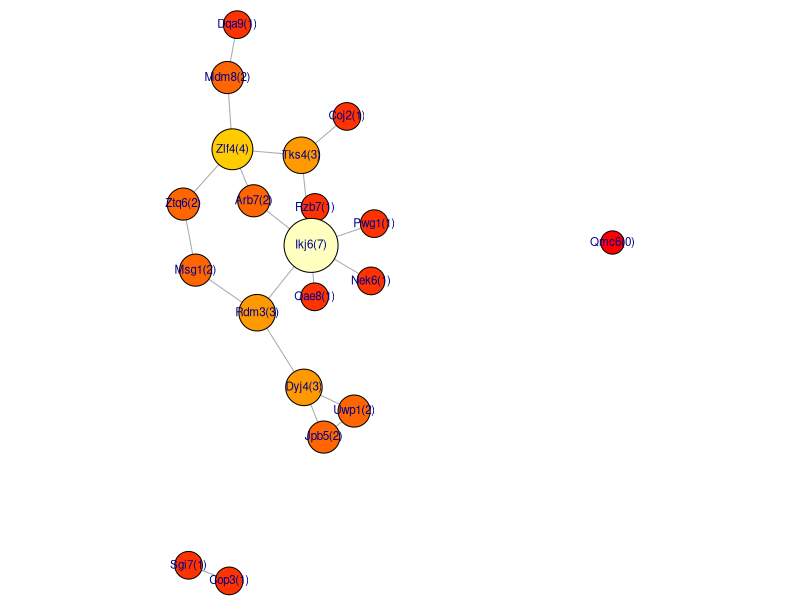
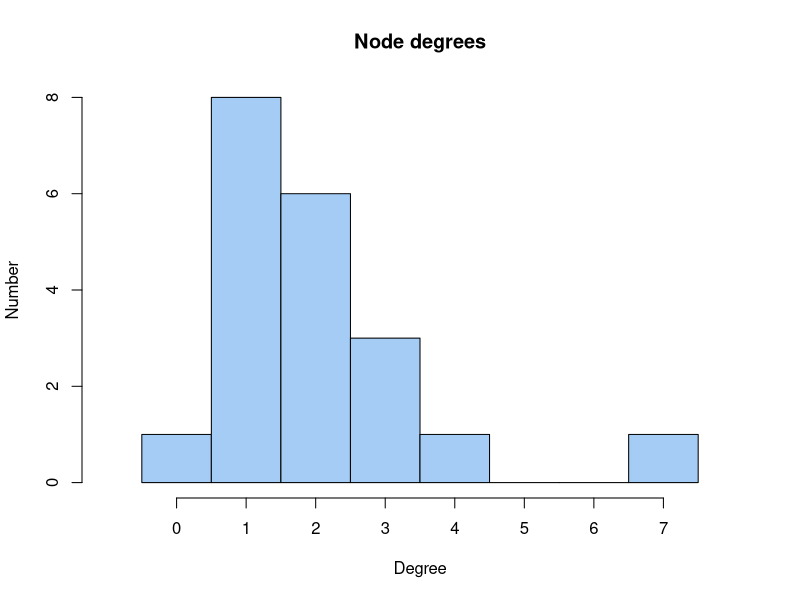
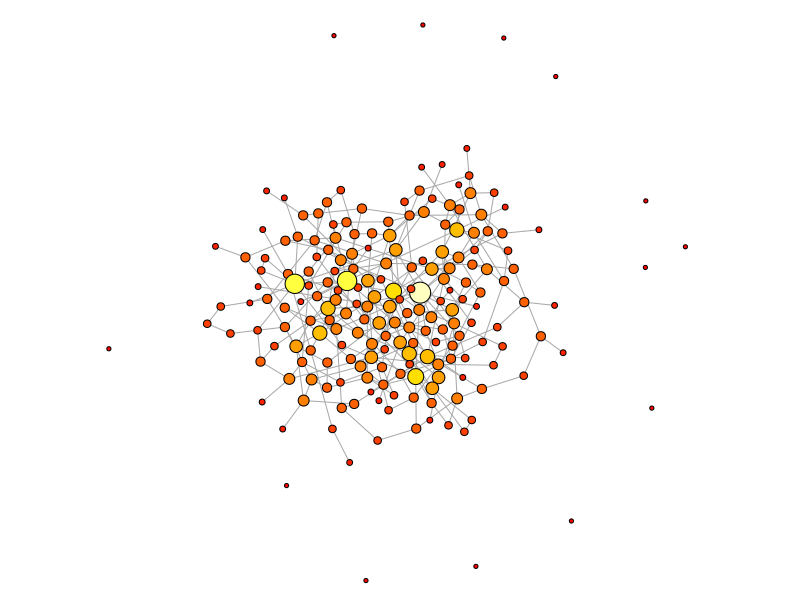
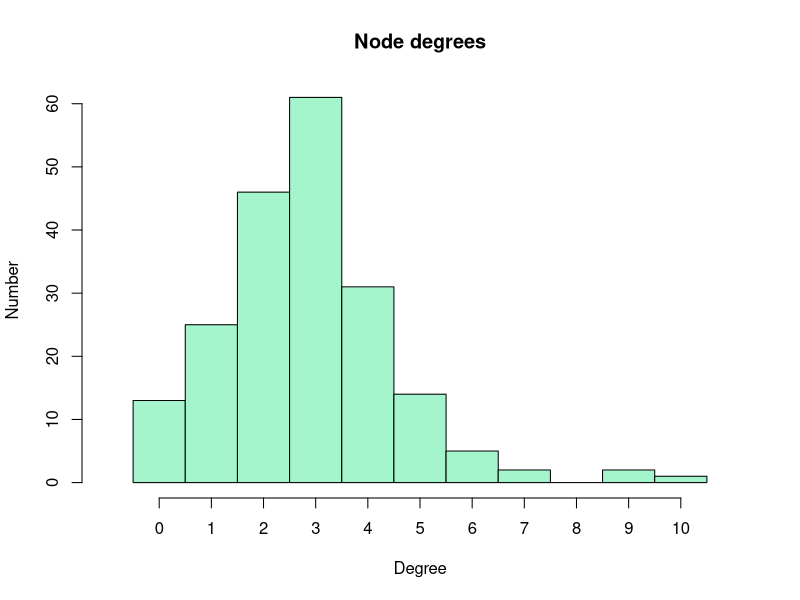
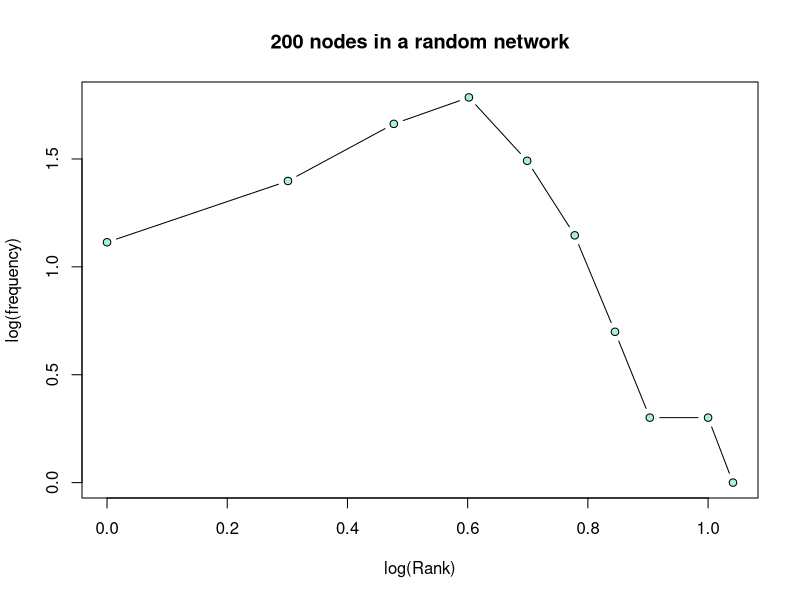
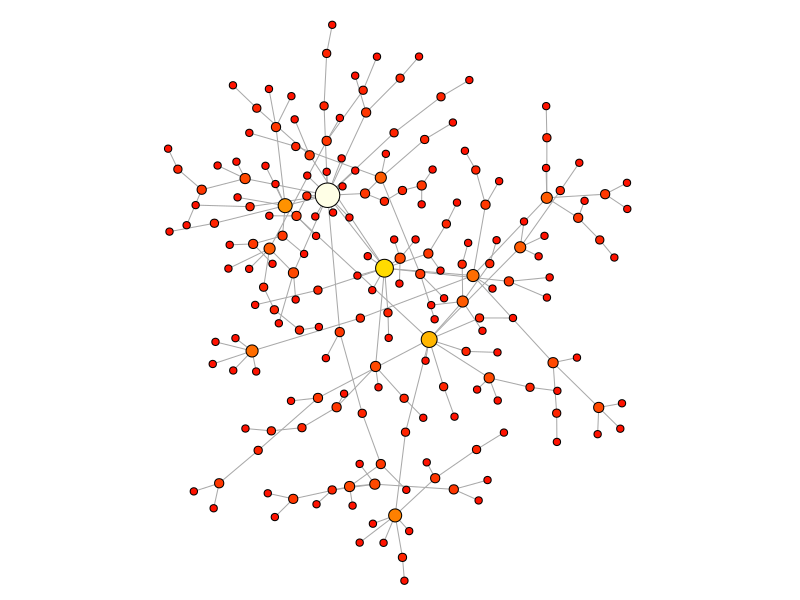
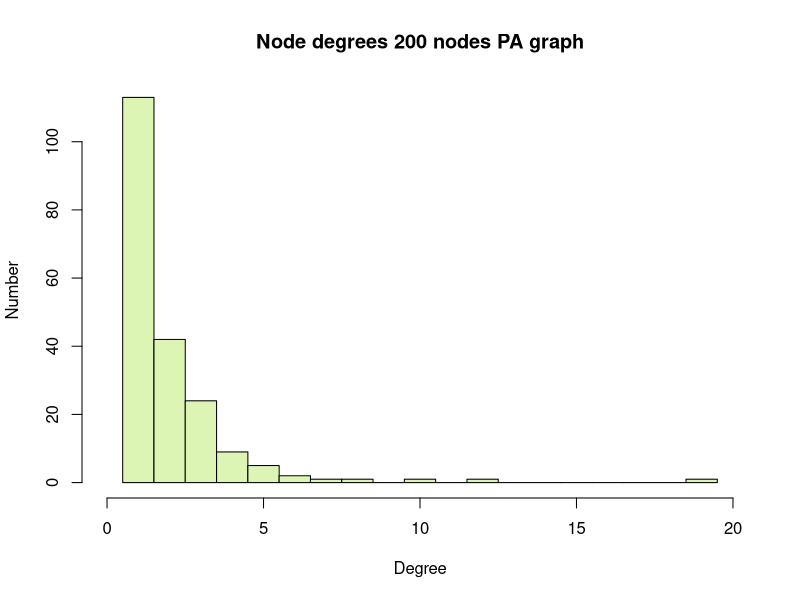
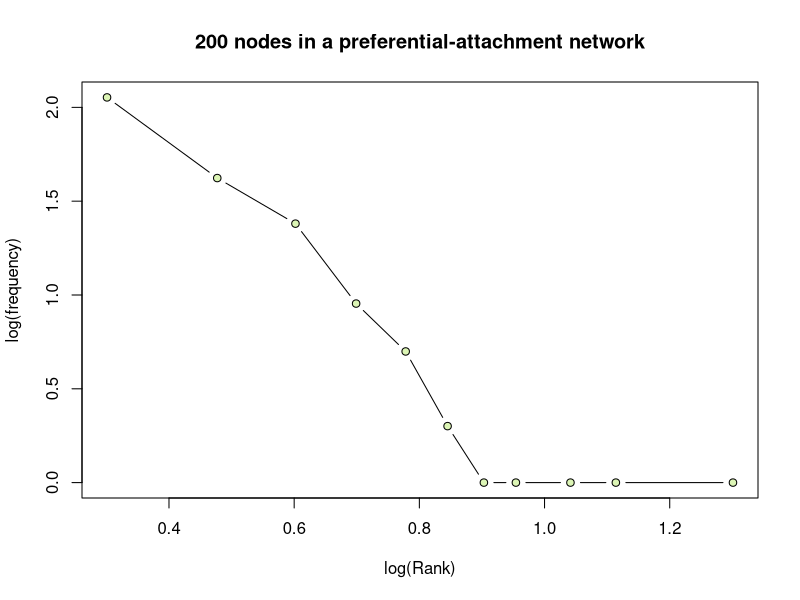

Generate these figures, in order, with R:
# FND-MAT-Graphs_and_networks.R
#
# Purpose:  A Bioinformatics Course:
#              R code accompanying the FND-MAT-Graphs_and_networks unit.
#
# Version:  1.0
#
# Date:     2017  10  06
# Author:   Boris Steipe (boris.steipe@utoronto.ca)
#
# Versions:
#           1.0    First final version for learning units.
#           0.1    First code copied from 2016 material.
#
#
# TODO:
#
#
# == DO NOT SIMPLY  source()  THIS FILE! =======================================
#
# If there are portions you don't understand, use R's help system, Google for an
# answer, or ask your instructor. Don't continue if you don't understand what's
# going on. That's not how it works ...
#
# ==============================================================================


#TOC> ==========================================================================
#TOC> 
#TOC>   Section  Title                                  Line
#TOC> ------------------------------------------------------
#TOC>   1        Review                                   52
#TOC>   2        DEGREE DISTRIBUTIONS                    201
#TOC>   2.1      Random graph                            207
#TOC>   2.2      scale-free graph (Barabasi-Albert)      251
#TOC>   2.3      Random geometric graph                  313
#TOC>   3        A CLOSER LOOK AT THE igraph PACKAGE     433
#TOC>   3.1      Basics                                  436
#TOC>   3.2      Components                              508
#TOC>   4        RANDOM GRAPHS AND GRAPH METRICS         527
#TOC>   4.1      Diameter                                562
#TOC>   5        GRAPH CLUSTERING                        630
#TOC> 
#TOC> ==========================================================================


# =    1  Review  ==============================================================

# This tutorial covers basic concepts of graph theory and analysis in R. Make
# sure you have pulled the latest version of the project from the GitHub
# repository, and that you have typed init() to load some utility functions and
# data.

# Let's explore some of the basic ideas of graph theory by starting with a small
# random graph.


# To begin let's write a little function that will create random "gene" names;
# there's no particular purpose to this other than to make our graphs look a
# little more "biological ...
makeRandomGenenames <- function(N) {
  nam <- character()
  while (length(nam) < N) {
    a <- paste0(c(sample(LETTERS, 1), sample(letters, 2)),
                collapse="") # one uppercase, two lowercase letters
    n <- sample(1:9, 1)      # one number
    nam[length(nam) + 1] <- paste(a, n, sep="") # store in vector
    nam <- unique(nam)   # delete if this was a duplicate
  }
  return(nam)
}

N <- 20

set.seed(112358)
(Nnames <- makeRandomGenenames(N))

# One way to represent graphs in a computer is as an "adjacency matrix". In this
# matrix, each row and each column represents a node, and the cell at the
# intersection of a row and column contains a value/TRUE if there is an edge,
# 0/FALSE otherwise.

# Let's create an adjacency matrix for random graph: let's say a pair of nodes
# has probability p <- 0.1 to have an edge, and our graph is symmetric , i.e. it
# is an undirected graph, and it has neither self-edges, i.e. loops, nor
# multiple edges between the same nodes, i.e. it is a "simple" graph. We use our
# the Nnames vector as node labels.

makeRandomAM <- function(nam, p = 0.1) {
  # Make a random adjacency matrix for a set of nodes with edge probability p
  # Parameters:
  #   nam: a character vector of unique node names.
  #   p:   probability that a random pair of nodes will have an edge.
  #
  # Value: an adjacency matrix for a simple, undirected graph
  #

  N <- length(nam)
  AM <- matrix(numeric(N * N), ncol = N)  # The adjacency matrix
  rownames(AM) <- nam
  colnames(AM) <- nam
  for (iRow in 1:(N-1)) { # Note how we make sure iRow != iCol - this prevents
                          # loops
    for (iCol in (iRow+1):N) {
      if (runif(1) < p) {     # runif() creates uniform random numbers
                              # between 0 and 1. The expression is TRUE with
                              # probability p. if it is TRUE ...
        AM[iRow, iCol] <- 1   # ... record an edge for the pair (iRow, iCol)
      }
    }
  }
  return(AM)
}

set.seed(112358)
(myRandAM <- makeRandomAM(Nnames, p = 0.09))


# Listing the matrix is not very informative - we should plot this graph. The
# standard package for work with graphs in r is "igraph". We'll go into more
# details of the igraph package a bit later, for now we just use it to plot:

if (! require(igraph, quietly=TRUE)) {
  install.packages("igraph")
  library(igraph)
}
# Package information:
#  library(help = igraph)       # basic information
#  browseVignettes("igraph")    # available vignettes
#  data(package = "igraph")     # available datasets


myG <- graph_from_adjacency_matrix(myRandAM, mode = "undirected")
set.seed(112358)
myGxy <- layout_with_graphopt(myG, charge=0.0012)   # calculate layout coordinates


# The igraph package adds its own function to the collection of plot()
# functions; R makes the selection which plot function to use based on the class
# of the object that we request to plot. This plot function has parameters
#  layout - the x,y coordinates of the nodes;
#  vertex.color - which I define to color by node-degree
#  vertex size - which I define to increase with node-degree
#  vertex.label - which I set to combine the names of the vertices of the
#                 graph - names(V(iG)) - with the node degree - degree(iG).
# See ?igraph.plotting for the complete list of parameters


oPar <- par(mar= rep(0,4)) # Turn margins off
plot(myG,
     layout = myGxy,
     rescale = FALSE,
     xlim = c(min(myGxy[,1]) * 0.99, max(myGxy[,1]) * 1.01),
     ylim = c(min(myGxy[,2]) * 0.99, max(myGxy[,2]) * 1.01),
     vertex.color=heat.colors(max(degree(myG)+1))[degree(myG)+1],
     vertex.size = 1600 + (300 * degree(myG)),
     vertex.label = sprintf("%s(%i)", names(V(myG)), degree(myG)),
     vertex.label.family = "sans",
     vertex.label.cex = 0.7)
par(oPar)  # reset plot window


# The simplest descriptor of a graph are the number of nodes, edges, and the
# degree-distribution. In our example, the number of nodes was given: N; the
# number of edges can easily be calculated from the adjacency matrix. In our
# matrix, we have entered 1 for every edge. Thus we simply sum over the matrix:
sum(myRandAM)

# Is that what you expect?

# What about the degree distribution? We can get that simply by summing over the
# rows and summing over the columns and adding the two vectors.

rowSums(myRandAM) +  colSums(myRandAM) # check this against the plot!

# The function degree() gives the same values
degree(myG)

# Let's  plot the degree distribution in a histogram:
degG <- degree(myG)
brk <- seq(min(degG)-0.5, max(degG)+0.5, by=1)  # define histogram breaks
hist(degG, breaks=brk, col="#A5CCF5",
     xlim = c(-1,8), xaxt = "n",
     main = "Node degrees", xlab = "Degree", ylab = "Number")  # plot histogram
axis(side = 1, at = 0:7)

# Note: I don't _have_ to define breaks, the hist() function usually does so
# quite well, automatically. But for this purpose I want the columns of the
# histogram to represent exactly one node-degree difference.

# A degree distribution is actually quite an important descriptor of graphs,
# since it is very sensitive to the generating mechanism. For biological
# networks, that is one of the key questions we are interested in: how was the
# network formed?

# =    2  DEGREE DISTRIBUTIONS  ================================================

# Let's simulate a few graphs that are a bit bigger to get a better sense of
# their degree distributions:
#

# ==   2.1  Random graph  ======================================================


set.seed(31415927)
my200AM <- makeRandomAM(as.character(1:200), p = 0.015)
myG200 <- graph_from_adjacency_matrix(my200AM, mode = "undirected")
myGxy <- layout_with_graphopt(myG200, charge=0.0001) # calculate layout coordinates

oPar <- par(mar= rep(0,4)) # Turn margins off
plot(myG200,
     layout = myGxy,
     rescale = FALSE,
     xlim = c(min(myGxy[,1]) * 0.99, max(myGxy[,1]) * 1.01),
     ylim = c(min(myGxy[,2]) * 0.99, max(myGxy[,2]) * 1.01),
     vertex.color=heat.colors(max(degree(myG200)+1))[degree(myG200)+1],
     vertex.size = 150 + (60 * degree(myG200)),
     vertex.label = NA)
par(oPar)

# This graph has thirteen singletons and one large, connected component. Many
# biological graphs look approximately like this.

# Calculate degree distributions
dg <- degree(myG200)
brk <- seq(min(dg)-0.5, max(dg)+0.5, by=1)
hist(dg, breaks=brk, col="#A5F5CC",
     xlim = c(-1,11), xaxt = "n",
     main = "Node degrees", xlab = "Degree", ylab = "Number")  # plot histogram
axis(side = 1, at = 0:10)


# Note the pronounced peak of this distribution: this is not "scale-free".
# Here is the log-log plot of frequency vs. degree-rank ...

(freqRank <- table(dg))
plot(log10(as.numeric(names(freqRank)) + 1),
     log10(as.numeric(freqRank)), type = "b",
     pch = 21, bg = "#A5F5CC",
     xlab = "log(Rank)", ylab = "log(frequency)",
     main = "200 nodes in a random network")

# ... which shows us that this does NOT correspond to the single-slope linear
# relationship that we expect for a "scale-free" graph.

# ==   2.2  scale-free graph (Barabasi-Albert)  ================================

# What does one of those intriguing "scale-free" distributions look like? The
# iGraph package has a function to make random graphs according to the
# Barabasi-Albert model of scale-free graphs. It is: sample_pa(), where pa
# stands for "preferential attachment". Preferential attachment is one type of
# process that will yield scale-free distributions.

set.seed(31415927)
GBA <- sample_pa(200, power = 0.8, directed = FALSE)

GBAxy <- layout_with_graphopt(GBA, charge=0.0001) # calculate layout coordinates

oPar <- par(mar= rep(0,4)) # Turn margins off
plot(GBA,
     layout = GBAxy,
     rescale = FALSE,
     xlim = c(min(GBAxy[,1]) * 0.99, max(GBAxy[,1]) * 1.01),
     ylim = c(min(GBAxy[,2]) * 0.99, max(GBAxy[,2]) * 1.01),
     vertex.color=heat.colors(max(degree(GBA)+1))[degree(GBA)+1],
     vertex.size = 200 + (30 * degree(GBA)),
     vertex.label = NA)
par(oPar)

# This is a very obviously different graph! Some biological networks have
# features that look like that - but in my experience the hub nodes are usually
# not that distinct. But then again, that really depends on the parameter
# "power". Play with the "power" parameter and get a sense for what difference
# this makes. Also: note that the graph has only a single component - no
# singletons.

# What's the degree distribution of this graph?
(dg <- degree(GBA))
brk <- seq(min(dg)-0.5, max(dg)+0.5, by=1)
hist(dg, breaks=brk, col="#DCF5B5",
     xlim = c(0,max(dg)+1), xaxt = "n",
     main = "Node degrees 200 nodes PA graph",
     xlab = "Degree", ylab = "Number")
axis(side = 1, at = seq(0, max(dg)+1, by=5))

# Most nodes have a degree of 1, but one node has a degree of 19.

(freqRank <- table(dg))
plot(log10(as.numeric(names(freqRank)) + 1),
     log10(as.numeric(freqRank)), type = "b",
     pch = 21, bg = "#DCF5B5",
     xlab = "log(Rank)", ylab = "log(frequency)",
     main = "200 nodes in a preferential-attachment network")

# Sort-of linear, but many of the higher ranked nodes have a frequency of only
# one. That behaviour smooths out in larger graphs:
#
X <- sample_pa(100000, power = 0.8, directed = FALSE)  # 100,000 nodes
freqRank <- table(degree(X))
plot(log10(as.numeric(names(freqRank)) + 1),
     log10(as.numeric(freqRank)), type = "b",
     xlab = "log(Rank)", ylab = "log(frequency)",
     pch = 21, bg = "#A5F5CC",
     main = "100,000 nodes in a random, scale-free network")
rm(X)


# ==   2.3  Random geometric graph  ============================================

# Finally, let's simulate a random geometric graph and look at the degree
# distribution. Remember: these graphs have a high probability to have edges
# between nodes that are "close" together - an entirely biological notion.

# We'll randomly place our nodes in a box. Then we'll define the
# probability for two nodes to have an edge to be a function of their Euclidian
# distance in the box.

# Here is a function that makes an adjacency matrix for such graphs. iGraph has
# a similar function, sample_grg(), which connects nodes that are closer than a
# cutoff, the function I give you below is a bit more interesting since it
# creates edges according to a probability that is determined by a generalized
# logistic function of the distance. This sigmoidal function gives a smooth
# cutoff and creates more "natural" graphs. Otherwise, the function is very
# similar to the random graph function, except that we output the "coordinates"
# of the nodes together with the adjacency matrix which we then use for the
# layout. list() FTW.
#

makeRandomGeometricAM <- function(nam, B = 25, Q = 0.001, t = 0.6) {
  # Make an adjacency matrix for an undirected random geometric graph from
  #    edges connected with probabilities according to a generalized logistic
  #    function.
  # Parameters:
  #    nam: a character vector of unique names
  #    B, Q, t:   probability that a random pair (i, j) of nodes gets an
  #                 edge determined by a generalized logistic function
  #                 p <- 1 - 1/((1 + (Q * (exp(-B * (x-t)))))^(1 / 0.9)))
  #
  # Value: a list with the following components:
  #        AM$mat : an adjacency matrix
  #        AM$nam : labels for the nodes
  #        AM$x   : x-coordinates for the nodes
  #        AM$y   : y-coordinates for the nodes
  #
  nu <- 1  # probably not useful to change
  AM <- list()
  AM$nam <- nam
  N <- length(AM$nam)
  AM$mat <- matrix(numeric(N * N), ncol = N)  # The adjacency matrix
  rownames(AM$mat) <- AM$nam
  colnames(AM$mat) <- AM$nam
  AM$x <- runif(N) # Randomly place nodes into the unit square
  AM$y <- runif(N)
  for (iRow in 1:(N-1)) { # Same principles as in makeRandomGraph()
    for (iCol in (iRow+1):N) {
      # geometric distance ...
      d <- sqrt((AM$x[iRow] - AM$x[iCol])^2 +
                  (AM$y[iRow] - AM$y[iCol])^2)  # Pythagoras
      # distance dependent probability
      p <- 1 - 1/((1 + (Q * (exp(-B * (d-t)))))^(1 / nu))
      if (runif(1) < p) {
        AM$mat[iRow, iCol] <- 1
      }
    }
  }
  return(AM)
}

# Getting the parameters of a generalized logistic right takes a bit of
# experimenting. If you are interested, you can try a few variations. Or you can
# look up the function at
# https://en.wikipedia.org/wiki/Generalised_logistic_function

# This function computes generalized logistics ...
# genLog <- function(x, B = 25, Q = 0.001, t = 0.5) {
#     # generalized logistic (sigmoid)
#     nu <- 1
#     return(1 - 1/((1 + (Q * (exp(-B * (x-t)))))^(1 / nu)))
# }
#
# ... and this code plots p-values over the distances we could encouter between
# our nodes: from 0 to sqrt(2) i.e. the diagonal of the unit sqaure in which we
# will place our nodes.
# x <- seq(0, sqrt(2), length.out = 50)
# plot(x, genLog(x), type="l", col="#AA0000", ylim = c(0, 1),
#      xlab = "d", ylab = "p(edge)")

# 200 node random geomteric graph
set.seed(112358)
rGAM <- makeRandomGeometricAM(as.character(1:200), t=0.4)


myGRG <- graph_from_adjacency_matrix(rGAM$mat, mode = "undirected")

oPar <- par(mar= rep(0,4)) # Turn margins off
plot(myGRG,
     layout = cbind(rGAM$x, rGAM$y), # use our node coordinates for layout,
     rescale = FALSE,
     xlim = c(min(rGAM$x) * 0.9, max(rGAM$x) * 1.1),
     ylim = c(min(rGAM$y) * 0.9, max(rGAM$y) * 1.1),
     vertex.color=heat.colors(max(degree(myGRG)+1))[degree(myGRG)+1],
     vertex.size = 0.1 + (0.2 * degree(myGRG)),
     vertex.label = NA)
par(oPar)

# degree distribution:
(dg <- degree(myGRG))
brk <- seq(min(dg) - 0.5, max(dg) + 0.5, by = 1)
hist(dg, breaks = brk, col = "#FCC6D2",
     xlim = c(0, 25), xaxt = "n",
     main = "Node degrees: 200 nodes RG graph",
     xlab = "Degree", ylab = "Number")
axis(side = 1, at = c(0, min(dg):max(dg)))

# You'll find that this is kind of in-between the random, and the scale-free
# graph. We do have hubs, but they are not as extreme as in the scale-free case;
# and we have have no singletons, in contrast to the random graph.

(freqRank <- table(dg))
plot(log10(as.numeric(names(freqRank)) + 1),
     log10(as.numeric(freqRank)), type = "b",
     pch = 21, bg = "#FCC6D2",
     xlab = "log(Rank)", ylab = "log(frequency)",
     main = "200 nodes in a random geometric network")



# =    3  A CLOSER LOOK AT THE igraph PACKAGE  =================================


# ==   3.1  Basics  ============================================================

# The basic object of the igraph package is a graph object. Let's explore the
# first graph some more, the one we built with our random gene names:
summary(myG)

# This output means: this is an IGRAPH graph, with U = UN-directed edges
#  and N = named nodes, that has 20 nodes and 20 edges. For details, see
?print.igraph

mode(myG)
class(myG)

# This means an igraph graph object is a special list object; it is opaque in
# the sense that a user is never expected to modify its components directly, but
# through a variety of helper functions which the package provides. There are
# many ways to construct graphs - from adjacency matrices, as we have just done,
# from edge lists, or by producing random graphs according to a variety of
# recipes, called _games_ in this package.

# Two basic functions retrieve nodes "Vertices", and "Edges":
V(myG)
E(myG)

# additional properties can be retrieved from the Vertices ...
V(myG)$name


# As with many R objects, loading the package provides special functions that
# can be accessed via the same name as the basic R functions, for example:

print(myG)
plot(myG)  # this is the result of default plot parameters

# ... where plot() allows the usual flexibility of fine-tuning the plot. We
# first layout the node coordinates with the Fruchtermann-Reingold algorithm - a
# force-directed layout that applies an ettractive potential along edges (which
# pulls nodes together) and a repulsive potential to nodes (so they don't
# overlap). Note the use of the degree() function to color and scale nodes and
# labels by degree and the use of the V() function to retrieve the vertex names.
# See ?plot.igraph for details."

# Plot with some customizing parameters
oPar <- par(mar= rep(0,4)) # Turn margins off
plot(myG,
     layout = layout_with_fr(myG),
     vertex.color=heat.colors(max(degree(myG)+1))[degree(myG)+1],
     vertex.size = 9 + (2 * degree(myG)),
     vertex.label.cex = 0.5 + (0.05 * degree(myG)),
     edge.width = 2,
     vertex.label = V(myG)$name,
     vertex.label.family = "sans",
     vertex.label.cex = 0.9)
par(oPar)

# ... or with a different layout:
oPar <- par(mar= rep(0,4)) # Turn margins off
plot(myG,
     layout = layout_in_circle(myG),
     vertex.color=heat.colors(max(degree(myG)+1))[degree(myG)+1],
     vertex.size = 9 + (2 * degree(myG)),
     vertex.label.cex = 0.5 + (0.05 * degree(myG)),
     edge.width = 2,
     vertex.label = V(myG)$name,
     vertex.label.family = "sans",
     vertex.label.cex = 0.9)
par(oPar)

# igraph has a large number of graph-layout functions: see
# ?layout_  and try them all.


# ==   3.2  Components  ========================================================

# The igraph function components() tells us whether there are components of the
# graph in which there is no path to other components.
components(myG)

# In the _membership_ vector, nodes are annotated with the index of the
# component they are part of. Sui7 is the only node of component 2, Cyj1 is in
# the third component etc. This is perhaps more clear if we sort by component
# index
sort(components(myG)$membership, decreasing = TRUE)

# Retrieving e.g. the members of the first component from the list can be done by subsetting:

(sel <- components(myG)$membership == 1)  # boolean vector ..
(c1 <- components(myG)$membership[sel])
names(c1)


# =    4  RANDOM GRAPHS AND GRAPH METRICS  =====================================


# Let's explore some of the more interesting, topological graph measures. We
# start by building a somewhat bigger graph. We aren't quite sure whether
# biological graphs are small-world, or random-geometric, or
# preferential-attachment ... but igraph has ways to simulate the basic ones
# (and we could easily simulate our own). Look at the following help pages:

?sample_gnm                # see also sample_gnp for the Erdös-Rényi models
?sample_smallworld         # for the Watts & Strogatz model
?sample_pa                 # for the Barabasi-Albert model

# But note that there are many more sample_ functions. Check out the docs!

# Let's look at betweenness measures for our first graph. Here: the nodes again
# colored by degree. Degree centrality states: nodes of higher degree are
# considered to be more central. And that's also the way the force-directed
# layout drawas them, obviously.

set.seed(112358)
myGxy <- layout_with_fr(myG)   # calculate layout coordinates
oPar <- par(mar= rep(0,4)) # Turn margins off
plot(myG,
     layout = myGxy,
     rescale = FALSE,
     xlim = c(min(myGxy[,1]) * 0.99, max(myGxy[,1]) * 1.01),
     ylim = c(min(myGxy[,2]) * 0.99, max(myGxy[,2]) * 1.01),
     vertex.color=heat.colors(max(degree(myG)+1))[degree(myG)+1],
     vertex.size = 20 + (10 * degree(myG)),
     vertex.label = V(myG)$name,
     vertex.label.family = "sans",
     vertex.label.cex = 0.8)
par(oPar)

# ==   4.1  Diameter  ==========================================================

diameter(myG)  # The diameter of a graph is its maximum length shortest path.

# let's plot this path: here are the nodes ...
get_diameter(myG)

# ... and we can get the x, y coordinates from iGxy by subsetting with the node
# names. The we draw the diameter-path with a transparent, thick pink line:
lines(myGxy[get_diameter(myG),], lwd=10, col="#ff63a788")

# == Centralization scores

?centralize
# replot our graph, and color by log_betweenness:

bC <- centr_betw(myG)  # calculate betweenness centrality
nodeBetw <- bC$res
nodeBetw <- round(log(nodeBetw +1)) + 1

oPar <- par(mar= rep(0,4)) # Turn margins off
plot(myG,
     layout = myGxy,
     rescale = FALSE,
     xlim = c(min(myGxy[,1]) * 0.99, max(myGxy[,1]) * 1.01),
     ylim = c(min(myGxy[,2]) * 0.99, max(myGxy[,2]) * 1.01),
     vertex.color=heat.colors(max(nodeBetw))[nodeBetw],
     vertex.size = 20 + (10 * degree(myG)),
     vertex.label = V(myG)$name,
     vertex.label.family = "sans",
     vertex.label.cex = 0.7)
par(oPar)

# Note that the betweenness - the number of shortest paths that pass through a
# node, is in general higher for high-degree nodes - but not always: Eqr2 has
# higher betweenness than Itv7: this measure really depends on the detailed
# local topology of the graph."

# Can you use centr_eigen() and centr_degree() to calculate the respective
# values? That's something I would expect you to be able to do.
#
# Lets plot betweenness centrality for our random geometric graph:

bCmyGRG <- centr_betw(myGRG)  # calculate betweenness centrality

nodeBetw <- bCmyGRG$res
nodeBetw <- round((log(nodeBetw +1))^2.5) + 1

# colours and size proportional to betweenness
oPar <- par(mar= rep(0,4)) # Turn margins off
plot(myGRG,
     layout = cbind(rGAM$x, rGAM$y), # use our node coordinates for layout,
     rescale = FALSE,
     xlim = c(min(rGAM$x) * 0.9, max(rGAM$x) * 1.1),
     ylim = c(min(rGAM$y) * 0.9, max(rGAM$y) * 1.1),
     vertex.color=heat.colors(max(nodeBetw))[nodeBetw],
     vertex.size = 0.1 + (0.03 * nodeBetw),
     vertex.label = NA)
par(oPar)

diameter(myGRG)
lines(rGAM$x[get_diameter(myGRG)],
      rGAM$y[get_diameter(myGRG)],
      lwd = 10,
      col = "#ff335533")



# =    5  GRAPH CLUSTERING  ====================================================


# Clustering finds "communities" in graphs - and depending what the edges
# represent, these could be complexes, pathways, biological systems or similar.
# There are many graph-clustering algorithms. One approach with many attractive
# properties is the Map Equation, developed by Martin Rosvall. See:
# http://www.ncbi.nlm.nih.gov/pubmed/18216267 and htttp://www.mapequation.org


myGRGclusters <- cluster_infomap(myGRG)
modularity(myGRGclusters) # ... measures how separated the different membership
                         # types are from each other
membership(myGRGclusters) # which nodes are in what cluster?
table(membership(myGRGclusters))  # how large are the clusters?

# The largest cluster has 48 members, the second largest has 25, etc.


# Lets plot our graph again, coloring the nodes of the first five communities by
# their cluster membership:

# first, make a vector with as many grey colors as we have communities ...
commColors <- rep("#f1eef6", max(membership(myGRGclusters)))
# ... then overwrite the first five with "real colors" - something like rust,
# lilac, pink, and mauve or so.
commColors[1:5] <- c("#980043", "#dd1c77", "#df65b0", "#c994c7", "#d4b9da")


oPar <- par(mar= rep(0,4)) # Turn margins off
plot(myGRG,
     layout = cbind(rGAM$x, rGAM$y),
     rescale = FALSE,
     xlim = c(min(rGAM$x) * 0.9, max(rGAM$x) * 1.1),
     ylim = c(min(rGAM$y) * 0.9, max(rGAM$y) * 1.1),
     vertex.color=commColors[membership(myGRGclusters)],
     vertex.size = 0.1 + (0.1 * degree(myGRG)),
     vertex.label = NA)
par(oPar)




# [END]
